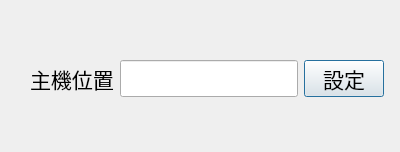
<?xml version="1.0" encoding="UTF-8"?>
<ui version="4.0">
 <class>main_address</class>
 <widget class="QDialog" name="main_address">
  <property name="geometry">
   <rect>
    <x>0</x>
    <y>0</y>
    <width>400</width>
    <height>152</height>
   </rect>
  </property>
  <property name="windowTitle">
   <string>Dialog</string>
  </property>
  <widget class="QWidget" name="">
   <property name="geometry">
    <rect>
     <x>30</x>
     <y>60</y>
     <width>354</width>
     <height>37</height>
    </rect>
   </property>
   <layout class="QHBoxLayout" name="horizontalLayout">
    <item>
     <widget class="QLabel" name="label">
      <property name="font">
       <font>
        <family>微軟正黑體</family>
        <pointsize>16</pointsize>
       </font>
      </property>
      <property name="text">
       <string>主機位置</string>
      </property>
     </widget>
    </item>
    <item>
     <widget class="QLineEdit" name="lineEdit">
      <property name="font">
       <font>
        <family>微軟正黑體</family>
        <pointsize>16</pointsize>
       </font>
      </property>
     </widget>
    </item>
    <item>
     <widget class="QPushButton" name="pushButton">
      <property name="font">
       <font>
        <family>微軟正黑體</family>
        <pointsize>16</pointsize>
       </font>
      </property>
      <property name="text">
       <string>設定</string>
      </property>
     </widget>
    </item>
   </layout>
  </widget>
 </widget>
 <resources/>
 <connections/>
</ui>
